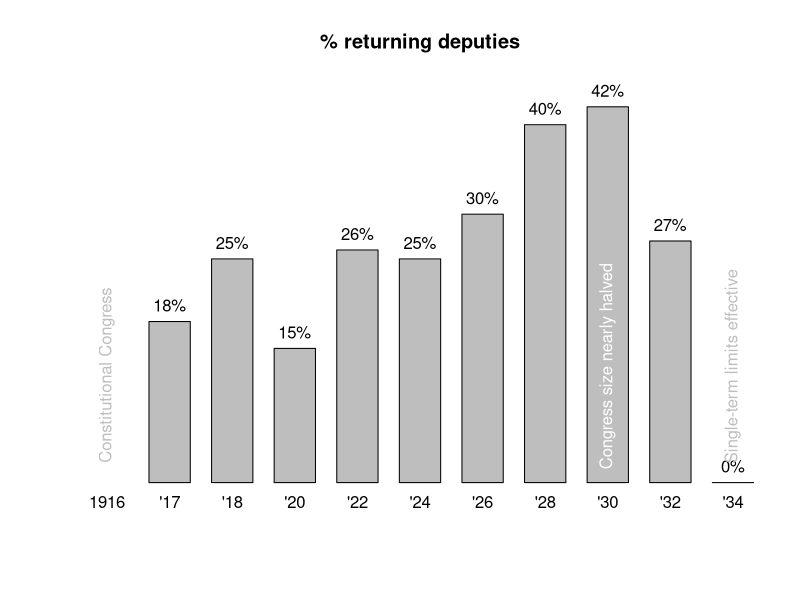

Write R code to recreate this figure. (Note: this script raises an error after producing the figure.)
y <- 1900+c(16,17,18,20,22,24,26,28,30,32,34)
yord <- 1:length(y)
r <- c(NA,18,25,15,26,25,30,40,42,27,0)
rspace <- r*1.025

pdf(file = "hist.pdf", width = 10)
plot(yord,rspace, ylab = "", xlab = "", type = "n", axes = FALSE, main = "% returning deputies")
axis(1, at=yord, col = 0, labels = c(1916, paste0("'", c(17,seq(18,34,2)))), padj = -2)
for (i in 1:length(y)){
    polygon(x = yord[i]+c(-.33,-.33,.33,.33),
            y = c(0,r[i],r[i],0), col = "gray")
    text(yord[i], r[i], labels = paste0(r[i],"%"), pos = 3)
}
text(yord[1], 12, labels = "Constitutional Congress", col = "gray", srt = 90, cex = 1)
text(yord[9], 13, labels = "Congress size nearly halved", col = "white", srt = 90, cex = 1)
text(yord[11], 13, labels = "Single-term limits effective", col = "gray", srt = 90, cex = 1)
dev.off()

hist(rep(y,r))
